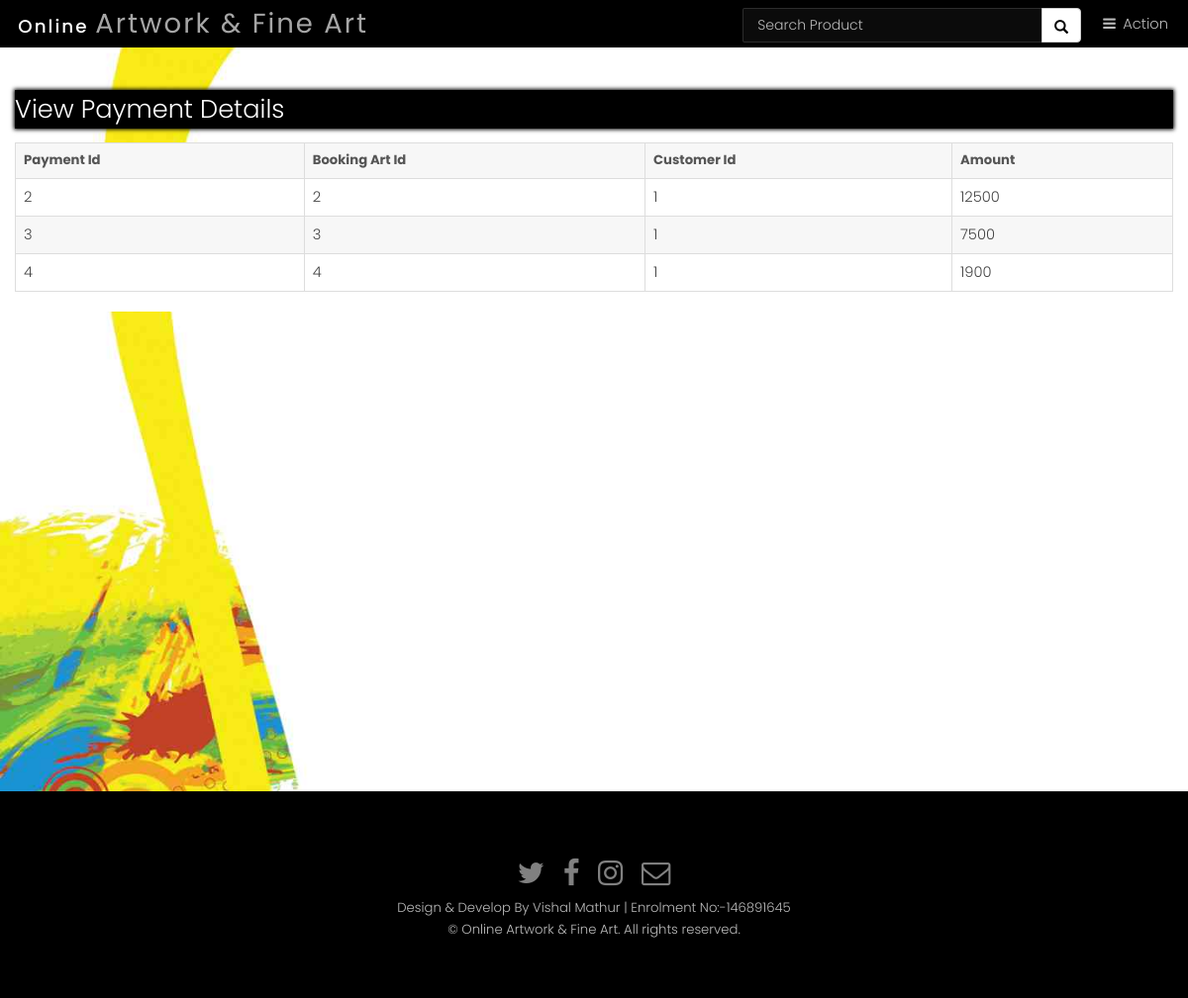
The page /customer/view_payment_cust.php?id=1 on the database its author committed.
### tables this page shows
CREATE TABLE `payment_info` (
  `pay_id` int(10) NOT NULL,
  `bart_id` int(10) NOT NULL,
  `cust_id` int(10) NOT NULL,
  `pay_amount` int(10) NOT NULL
);

### customer/view_payment_cust.php (the view, shortened to what this page needs)
<div class="back-img back-img1">
   <?php include("header/header.php");?>
   <div class="container-fluid" style="margin-top: 31px;">
      <h2>View Payment Details</h2>
   </div>
   <div class="container-fluid" style="
      background-color: white;>
      <div class="row" style="margin-left: 10px;">
      <?php
         $a=$_GET['id'];
         $sql="select * from payment_info where cust_id=$a";
         $run=mysqli_query($con,$sql);
         echo "<table class='table table-bordered'>
         <tr>
         <th>Payment Id</th>
         <th>Booking Art Id</mmth>
         <th> Customer Id</th>
         <th>Amount</th>
         </tr>";
         while($result=mysqli_fetch_array($run))
         {
         	echo "<tr>
         	<td>$result[0]</td>
         <td>$result[1]</td>
         <td>$result[2]</td>
         <td>$result[3]</td>
         	</tr>";
         }
         echo "</table>";
         ?>
   </div>
</div>
<?php include("../footer/footer.php");?>

### css/style.css (style rules this page uses)
body { font-family: 'Lato'; }
html, body, section { height: 100%; }
h2 { font-weight: 800; padding: 10px; border-bottom: 4px solid #000; }
.back-img { background: url(../img/banner0.jpg); background-repeat: no-repeat; background-size: cover; padding: 0px; position: relative; min-height: 100%; padding-top: 10%; margin-top: 0px; }
.back-img1 { padding: 5% 0; }
h2 { background-color: black !important; color: white !important; font-weight: 500; box-shadow: 0 0 4px 1px black; }

### assets/css/main.css (style rules this page uses)
html, body, div, span, applet, object, iframe, h1, h2, h3, h4, h5, h6, p, blockquote, pre, a, abbr, acronym, address, big, cite, code, del, dfn, em, img, ins, kbd, q, s, samp, small, strike, strong, sub, sup, tt, var, b, u, i, center, dl, dt, dd, ol, ul, li, fieldset, form, label, legend, table, caption, tbody, tfoot, thead, tr, th, td, article, aside, canvas, details, embed, figure, figcaption, footer, header, hgroup, menu, nav, output, ruby, section, summary, time, mark, audio, video { margin: 0; padding: 0; border: 0; font-size: 100%; font: inherit; vertical-align: baseline; }
body { line-height: 1; }
table { border-collapse: collapse; border-spacing: 0; }
body { -webkit-text-size-adjust: none; }
*, *:before, *:after { -moz-box-sizing: border-box; -webkit-box-sizing: border-box; box-sizing: border-box; }
body { -ms-overflow-style: scrollbar; }
body { background: #fff; }
html { font-size: 13pt; }
@media screen and (max-width: 1680px) { html { font-size: 11pt; } }
@media screen and (max-width: 1280px) { html { font-size: 11pt; } }
body { background-color: #fff; color: #444; }
body, input, select, textarea { font-family: "Poppins", sans-serif; font-weight: 300; font-size: 1rem; line-height: 1.65; }
h1, h2, h3, h4, h5, h6 { font-weight: 300; line-height: 1.5; margin: 0 0 1rem 0; }
h2 { font-size: 1.75rem; }
h1, h2, h3, h4, h5, h6 { color: #555; }
table { margin: 0 0 2rem 0; width: 100%; }
table tbody tr { border: solid 1px; border-left: 0; border-right: 0; }
table td { padding: 0.75rem 0.75rem; }
table th { font-size: 0.9rem; font-weight: 700; padding: 0 0.75rem 0.75rem 0.75rem; text-align: left; }
table tbody tr { border-color: rgba(144, 144, 144, 0.25); }
table tbody tr:nth-child(2n + 1) { background-color: rgba(144, 144, 144, 0.075); }
table th { color: #555; }
.back-img { background-repeat: no-repeat !important; background-attachment: fixed !important; }

### rows shown on the page
payment_info: pay_id "2", bart "2", cust "1", pay_amount "12500"
payment_info: pay_id "3", bart "3", cust "1", pay_amount "7500"
payment_info: pay_id "4", bart "4", cust "1", pay_amount "1900"
